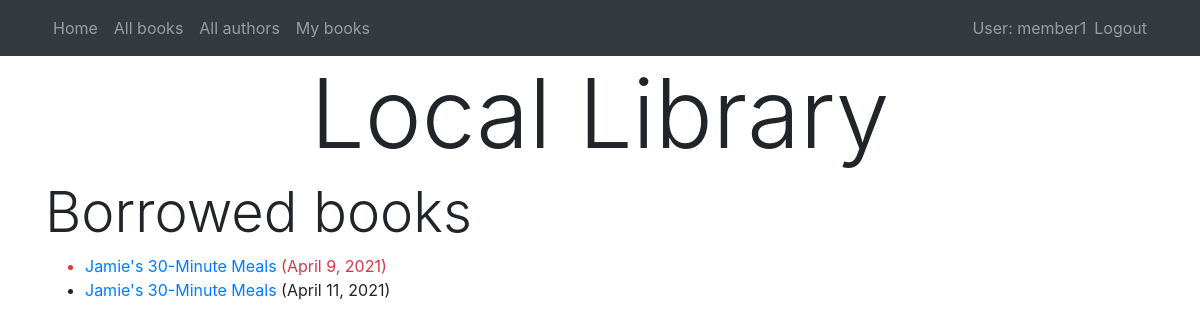
/catalog/mybooks/ (signed in), run on the app's committed database.
### catalog/models.py (models this page shows, shortened)
class BookInstance(models.Model):
    id = models.UUIDField(primary_key=True, default=uuid.uuid4,
                          help_text='Unique ID for this particular book across whole library')
    book = models.ForeignKey(Book, on_delete=models.RESTRICT, null=True)
    imprint = models.CharField(max_length=200)
    due_back = models.DateField(null=True, blank=True)
    borrower = models.ForeignKey(User, on_delete=models.SET_NULL, null=True, blank=True)
    LOAN_STATUS = (
        ('m', 'Maintenance'),
        ('o', 'On loan'),
        ('a', 'Available'),
        ('r', 'Reserved'),
    )
    status = models.CharField(
        max_length=1,
        choices=LOAN_STATUS,
        blank=True,
        default='m',
        help_text='Book availability',
    )
    class Meta:
        ordering = ['due_back']
        permissions = (("can_mark_returned", "Set book as returned"),)
    @property
    def is_overdue(self):
        if self.due_back and date.today() > self.due_back:
            return True
        return False

class Book(models.Model):
    title = models.CharField(max_length=200)
    author = models.ForeignKey(Author, on_delete=models.SET_NULL, null=True)
    summary = models.TextField(max_length=1000, help_text='Enter a brief description of the book')
    isbn = models.CharField('ISBN', max_length=13, unique=True,
                            help_text='13 Character <a href="https://www.isbn-international.org/content/what-isbn">ISBN number</a>')
    genre = models.ManyToManyField(Genre, help_text='Select a genre for this book')
    def display_genre(self):
        return ', '.join(genre.name for genre in self.genre.all()[:3])
    display_genre.short_description = 'Genre'

### catalog/views.py (the view)
# urls.py: path('mybooks/', views.LoanedBooksByUserListView.as_view(), name='my-borrowed'),
class LoanedBooksByUserListView(LoginRequiredMixin, generic.ListView):
    model = BookInstance
    template_name ='catalog/bookinstance_list_borrowed_user.html'
    paginate_by = 2
    def get_queryset(self):
        return BookInstance.objects.filter(borrower=self.request.user).filter(status__exact='o').order_by("due_back")

### catalog/templates/catalog/bookinstance_list_borrowed_user.html
{% extends "base.html" %}
{% block content %}
    <h2 class="display-4">Borrowed books</h2>
    {% if bookinstance_list %}
        <ul>
            {% for bookinst in bookinstance_list %}
                <li class="{% if bookinst.is_overdue %}text-danger{% endif %}">
                    <a href="{% url 'book-detail' bookinst.book.pk %}">{{bookinst.book.title}}</a> ({{ bookinst.due_back }})
                </li>
            {% endfor %}
        </ul>
    {% else %}
        <p>You have no books borrowed.</p>
    {% endif %}
{% endblock %}

### catalog/templates/base.html (shortened to what this page needs)
<!DOCTYPE html>
<html lang="en">
<head>
    <link rel="stylesheet" href="https://cdn.jsdelivr.net/npm/bootstrap@4.5.3/dist/css/bootstrap.min.css"
>
    {% load static %}
    <link rel="stylesheet" href="{% static 'css/styles.css' %}">
</head>
<body>
<nav class="navbar navbar-expand-lg navbar-dark bg-dark">
    <div class="container">
        <ul class="navbar-nav mr-auto">
            <li class="nav-item">
                <a class="nav-link" href="{% url 'index' %}">Home</a>
            </li>
            <li class="nav-item">
                <a class="nav-link" href="{% url 'books' %}">All books</a>
            </li>
            <li class="nav-item">
                <a class="nav-link" href="{% url 'authors' %}">All authors</a>
            </li>
            {% if user.is_authenticated %}
                <li class="nav-item">
                    <a class="nav-link" href="{% url 'my-borrowed' %}">My books</a>
                </li>
            {% endif %}
        </ul>
        <ul class="navbar-nav">
            {% if user.is_authenticated %}
                <li class="nav-item">
                    <p class="navbar-text m-0">User: {{ user.get_username }}</p>
                </li>
                <li class="nav-item">
                    <a class="nav-link" href="{% url 'logout' %}?next={{request.path}}">Logout</a>
                </li>
            {% else %}
                <li class="nav-item">
                    <a class="nav-link" href="{% url 'login' %}?next={{request.path}}">Login</a>
                </li>
            {% endif %}
        </ul>
    </div>
</nav>
<div class="container">
    <h1 class="display-1 text-center">Local Library</h1>
    {% block content %}{% endblock %}
</div>
</body>
</html>

### catalog/static/css/styles.css (style rules this page uses)
.navbar { background-color: blue; }

### data on the page
BookInstance: book "Jamie's 30-Minute Meals", due_back "April 9, 2021"
BookInstance: book "Jamie's 30-Minute Meals", due_back "April 11, 2021"

### other printed values
{{ user.get_username }} "member1"
